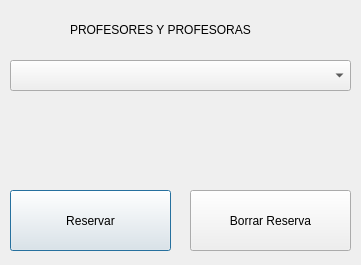
<?xml version="1.0" encoding="UTF-8"?>
<ui version="4.0">
 <class>Dialog</class>
 <widget class="QDialog" name="Dialog">
  <property name="geometry">
   <rect>
    <x>0</x>
    <y>0</y>
    <width>361</width>
    <height>265</height>
   </rect>
  </property>
  <property name="windowTitle">
   <string>Gestión de la reserva</string>
  </property>
  <widget class="QPushButton" name="pushButton">
   <property name="geometry">
    <rect>
     <x>10</x>
     <y>190</y>
     <width>161</width>
     <height>61</height>
    </rect>
   </property>
   <property name="text">
    <string>Reservar</string>
   </property>
  </widget>
  <widget class="QPushButton" name="pushButton_2">
   <property name="geometry">
    <rect>
     <x>190</x>
     <y>190</y>
     <width>161</width>
     <height>61</height>
    </rect>
   </property>
   <property name="text">
    <string>Borrar Reserva</string>
   </property>
  </widget>
  <widget class="QLabel" name="label">
   <property name="geometry">
    <rect>
     <x>70</x>
     <y>20</y>
     <width>241</width>
     <height>20</height>
    </rect>
   </property>
   <property name="text">
    <string>PROFESORES Y PROFESORAS</string>
   </property>
  </widget>
  <widget class="QComboBox" name="comboBox">
   <property name="geometry">
    <rect>
     <x>10</x>
     <y>60</y>
     <width>341</width>
     <height>31</height>
    </rect>
   </property>
  </widget>
 </widget>
 <resources/>
 <connections/>
</ui>
